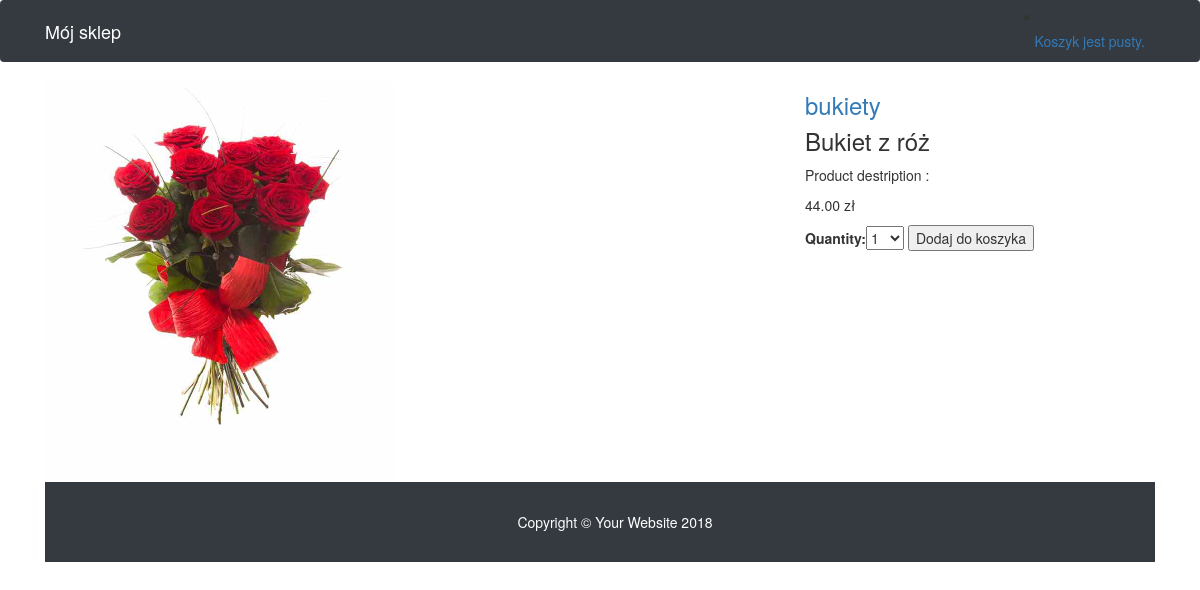
Before: /4/bukiet-z-roz/ with the older database file.
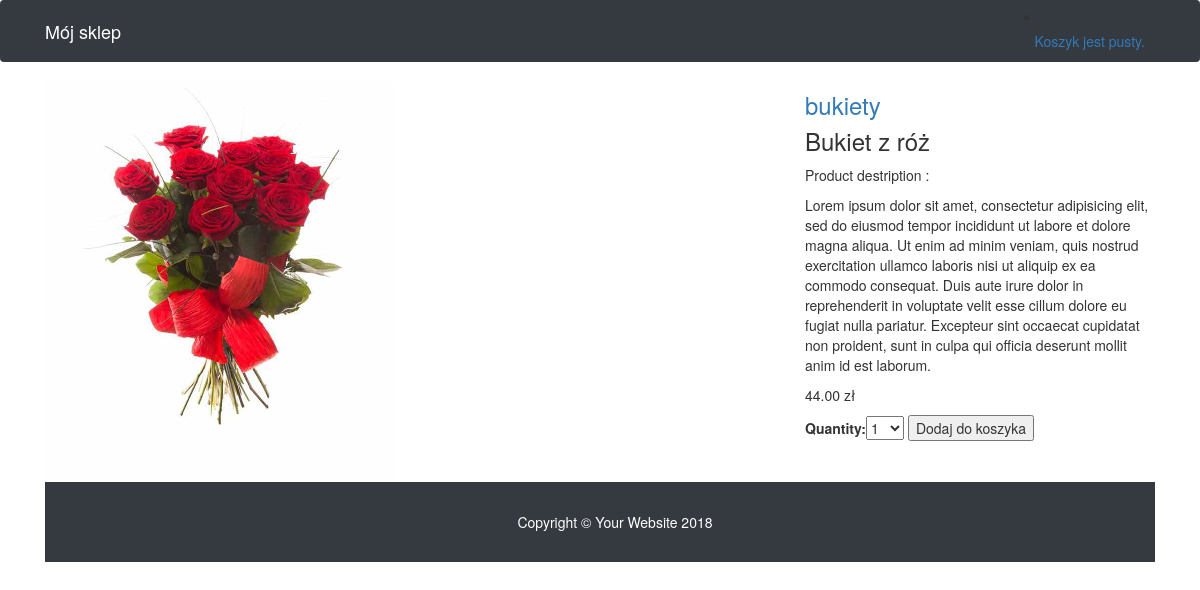
After: the same page with the newer database file.
### shop/models.py (models this page shows, shortened)
class Product(models.Model):
    category = models.ForeignKey(Category,
                                 related_name='products')
    name = models.CharField(max_length=200, db_index=True)
    slug = models.SlugField(max_length=200, db_index=True)
    image = models.ImageField(upload_to='products/%Y/%m/%d',
                              blank=True)
    description = models.TextField(blank=True)
    price = models.DecimalField(max_digits=10, decimal_places=2)
    stock = models.PositiveIntegerField()
    available = models.BooleanField(default=True)
    created = models.DateTimeField(auto_now_add=True)
    updated = models.DateTimeField(auto_now=True)
    class Meta:
        ordering = ('name',)
        index_together = (('id', 'slug'),)

class Category(models.Model):
    name = models.CharField(max_length=200,
                            db_index=True)
    slug = models.SlugField(max_length=200,
                            db_index=True,
                            unique=True)
    class Meta:
        ordering = ('name',)
        verbose_name = 'category'
        verbose_name_plural = 'categories'
    def __str__(self):
        return self.name
    def get_absolute_url(self):
        return reverse('shop:product_list_by_category',
                       args=[self.slug])

### shop/views.py (the view)
def product_detail(request, id, slug):
    product = get_object_or_404(Product,
                                id=id,
                                slug=slug,
                                available=True)
    cart_product_form = CartAddProductForm()
    return render(request,
                  'shop/product/detail.html',
                  {'product': product,
                  'cart_product_form': cart_product_form})

### cart/forms.py
class CartAddProductForm(forms.Form):
    quantity = forms.TypedChoiceField(
                                choices=PRODUCT_QUANTITY_CHOICES,
                                coerce=int,)
    update = forms.BooleanField(required=False,
                                initial=False,
                                widget=forms.HiddenInput)

### cart/cart.py (called while the page is built)
    def __len__(self):
        return sum(item['quantity'] for item in self.cart.values())

### cart/context_processors.py (called while the page is built)
def cart(request):
    return{"cart":Cart(request)}

### shop/templates/shop/product/detail.html (shortened to what this page needs)
{% extends "shop/base.html" %}
{% load i18n %}
{% load static %}
{% block content %}
<div class="container">
  <div class="row">
    <div class="col-md-8">
      <img class="img-fluid" src="{% if product.image %}{{ product.image.url }}{% else %}{% static "img/no_image.png" %}{% endif %}" alt="">
    </div>
    <div class="col-md-4">
      <h3 class="my-3"><a href="{{ product.category.get_absolute_url }}"> {{ product.category }}</a></h3>
      <h3 class="my-3">{{ product.name }}</h3>
      <p>Product destription : {{ product.description|linebreaks }}</p>
      <p>{{ product.price }} zł</p>
        <form action="{% url "cart:cart_add" product.id %}" method="post">
        {{ cart_product_form }}
        <input type="submit" value="{% trans "Dodaj do koszyka" %}">
      </form>
    </div>
  </div>
{% endblock %}

Changed rows visible on the page:
changed Product "Bukiet z róż": description (not shown) → "Lorem ipsum dolor sit amet, consectetur adipisicing elit, sed do eiusmod tempor incididunt ut labore et dolore magna aliqua. Ut enim ad minim veniam, quis nostrud exercitation ullamco laboris nisi ut aliquip ex ea commodo consequat. Duis aute irure dolor in reprehenderit in voluptate velit esse cillum dolore eu fugiat nulla pariatur. Excepteur sint occaecat cupidatat non proident, sunt in culpa qui officia deserunt mollit anim id est laborum."
